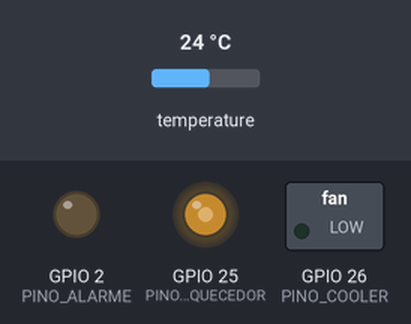
A sketch run on a simulated ESP32. Shown: switched loads named in the sketch (green lamp = pin HIGH), output pins drawn as LEDs (lit = HIGH). Inputs (shaded band) come from the test bench; at power-on: temperature 24 °C. WiFi joins after 1.5 s; servers stay silent unless stated; uploads are accepted with an empty reply; what the sketch prints to the serial monitor is not drawn.

Above: at 1.75 s.
Timing chart, 0 to 13.2 s (numbered marks = the images above):
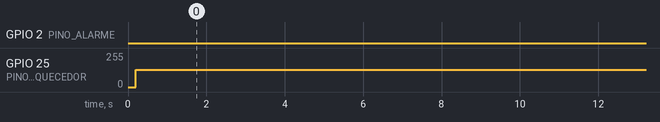

Measured:
- by itself, GPIO 25 (PINO_AQUECEDOR): 128/255 → 199/255 at 16.9 s
- by itself, GPIO 2 (PINO_ALARME): repeats every 10.0 s: LOW 1.0 s, HIGH 1.0 s, LOW 1.0 s, HIGH 1.2 s, LOW 0.80 s, HIGH 1.0 s, LOW 1.0 s, HIGH 1.0 s, LOW 1.2 s, HIGH 0.80 s

The sketch:

esp32_estufa_remoto.ino
```cpp
// =====================================================================================
// CEP REMOTO em malha fechada – estufa com ESP32
//
// O ESP32 mede a temperatura (DS18B20), junta N leituras num subgrupo e envia ao
// servidor (servidor.py) por WiFi/HTTP. O servidor roda o CEP (carta X-barra e R) e
// responde com o PWM do aquecedor e se há alarme. O ESP32 aplica a resposta: malha fechada.
//
// Segurança local: se a temperatura passar de TEMP_MAXIMA, ou o sensor falhar, o
// aquecedor desliga na hora, sem esperar o servidor. Se o servidor ficar fora do ar,
// o ESP32 segura a estufa perto do alvo com um liga/desliga simples até ele voltar.
//
// Bibliotecas (Arduino IDE > Gerenciador de Bibliotecas):
//   OneWire (Paul Stoffregen), DallasTemperature (Miles Burton), ArduinoJson 7 (Benoit Blanchon)
// Placa: "ESP32 Dev Module" (pacote esp32 da Espressif, versão 2.x ou 3.x).
// =====================================================================================

#include <WiFi.h>
#include <HTTPClient.h>
#include <OneWire.h>
#include <DallasTemperature.h>
#include <ArduinoJson.h>
#if __has_include(<esp_arduino_version.h>)
#include <esp_arduino_version.h>
#endif
#ifndef ESP_ARDUINO_VERSION_MAJOR
#define ESP_ARDUINO_VERSION_MAJOR 2
#endif

// ---------------- CONFIGURE AQUI ----------------
const char* WIFI_SSID = "NOME_DA_REDE";
const char* WIFI_SENHA = "SENHA_DA_REDE";
// O servidor.py mostra este endereço quando é iniciado ("No firmware do ESP32: ...").
const char* SERVIDOR = "http://192.168.0.10:8000/medicoes";
const char* DISPOSITIVO = "esp32-estufa";

const int N = 5;                         // medições por subgrupo (igual ao --n do servidor)
const unsigned long INTERVALO_MS = 1000; // uma leitura por segundo
const float TEMP_MAXIMA = 45.0;          // corte de segurança local, em °C
const float ALVO_LOCAL = 35.0;           // usado só se o servidor ficar fora do ar
const int FALHAS_PARA_MODO_LOCAL = 3;

const int PINO_SENSOR = 4;               // DS18B20 (dados), com resistor de 4,7 kΩ para 3,3 V
const int PINO_AQUECEDOR = 25;           // gate do MOSFET do aquecedor
const int PINO_COOLER = 26;              // transistor do cooler (opcional)
const int PINO_ALARME = 2;               // LED da placa (ou LED/buzzer externo)
const int PWM_COOLER = 0;                // 0 = desligado; ~120 deixa o ar circulando
const int PWM_FREQ = 1000;               // Hz
const int PWM_BITS = 8;                  // PWM de 0 a 255 (igual ao servidor)
const int CANAL_AQUECEDOR = 0, CANAL_COOLER = 1;   // usados só no pacote esp32 2.x
// -------------------------------------------------

OneWire barramento(PINO_SENSOR);
DallasTemperature sensores(&barramento);

float subgrupo[N];
int lidas = 0;
int pwmAtual = 128;
bool alarme = false;
int falhas = 0;
bool conversaoPendente = false;
unsigned long ultimoTick = 0;

void configurarPwm(int pino, int canal) {
#if ESP_ARDUINO_VERSION_MAJOR >= 3
  (void)canal;
  ledcAttach(pino, PWM_FREQ, PWM_BITS);
#else
  ledcSetup(canal, PWM_FREQ, PWM_BITS);
  ledcAttachPin(pino, canal);
#endif
}

void escreverPwm(int pino, int canal, int valor) {
  valor = constrain(valor, 0, 255);
#if ESP_ARDUINO_VERSION_MAJOR >= 3
  (void)canal;
  ledcWrite(pino, valor);
#else
  (void)pino;
  ledcWrite(canal, valor);
#endif
}

void aplicarAquecedor(int pwm) {
  pwmAtual = constrain(pwm, 0, 255);
  escreverPwm(PINO_AQUECEDOR, CANAL_AQUECEDOR, pwmAtual);
}

void conectarWiFi() {
  if (WiFi.status() == WL_CONNECTED) return;
  Serial.printf("Conectando ao WiFi %s", WIFI_SSID);
  WiFi.mode(WIFI_STA);
  WiFi.begin(WIFI_SSID, WIFI_SENHA);
  unsigned long inicio = millis();
  while (WiFi.status() != WL_CONNECTED && millis() - inicio < 15000) {
    delay(300);
    Serial.print(".");
  }
  if (WiFi.status() == WL_CONNECTED) {
    Serial.printf("\nConectado. IP do ESP32: %s\n", WiFi.localIP().toString().c_str());
  } else {
    Serial.println("\nSem WiFi por enquanto; tento de novo no próximo subgrupo.");
  }
}

// Envia o subgrupo e lê a decisão do servidor. Devolve false se algo falhar.
bool enviarSubgrupo() {
  conectarWiFi();
  if (WiFi.status() != WL_CONNECTED) return false;

  JsonDocument pedido;
  pedido["dispositivo"] = DISPOSITIVO;
  pedido["pwm"] = pwmAtual;
  JsonArray valores = pedido["subgrupo"].to<JsonArray>();
  for (int i = 0; i < N; i++) valores.add(roundf(subgrupo[i] * 100.0f) / 100.0f);
  String corpo;
  serializeJson(pedido, corpo);

  HTTPClient http;
  http.setTimeout(4000);
  if (!http.begin(SERVIDOR)) return false;
  http.addHeader("Content-Type", "application/json");
  int codigo = http.POST(corpo);
  String texto = codigo > 0 ? http.getString() : String();
  http.end();
  if (codigo != 200) {
    Serial.printf("Servidor respondeu %d %s\n", codigo, texto.c_str());
    return false;
  }

  JsonDocument resposta;
  if (deserializeJson(resposta, texto)) {
    Serial.println("Resposta do servidor não é um JSON válido.");
    return false;
  }
  int pwm = resposta["pwm"] | pwmAtual;
  alarme = resposta["alarme"] | false;
  const char* fase = resposta["fase"] | "?";
  const char* acao = resposta["acao"] | "?";
  const char* motivo = resposta["motivo"] | "";
  aplicarAquecedor(pwm);
  Serial.printf("[%s] %s -> PWM %d%s | %s\n", fase, acao, pwmAtual, alarme ? " ALARME" : "", motivo);
  return true;
}

// Liga/desliga simples, só enquanto o servidor estiver fora do ar.
void controleLocal(float media) {
  if (media < ALVO_LOCAL - 0.5f) aplicarAquecedor(200);
  else if (media > ALVO_LOCAL + 0.5f) aplicarAquecedor(0);
  Serial.printf("Modo local (servidor fora do ar): média %.2f -> PWM %d\n", media, pwmAtual);
}

void setup() {
  Serial.begin(115200);
  delay(200);
  pinMode(PINO_ALARME, OUTPUT);
  configurarPwm(PINO_AQUECEDOR, CANAL_AQUECEDOR);
  configurarPwm(PINO_COOLER, CANAL_COOLER);
  escreverPwm(PINO_COOLER, CANAL_COOLER, PWM_COOLER);
  aplicarAquecedor(pwmAtual);

  sensores.begin();
  if (sensores.getDeviceCount() == 0) Serial.println("ATENÇÃO: nenhum DS18B20 encontrado. Confira as ligações.");
  sensores.setResolution(12);
  sensores.setWaitForConversion(false);   // não trava o loop durante a conversão (~750 ms)
  conectarWiFi();
}

void loop() {
  unsigned long agora = millis();
  if (agora - ultimoTick < INTERVALO_MS) return;
  ultimoTick = agora;

  if (!conversaoPendente) {               // primeira passada: só pede a conversão
    sensores.requestTemperatures();
    conversaoPendente = true;
    return;
  }
  float t = sensores.getTempCByIndex(0);
  sensores.requestTemperatures();          // já pede a próxima

  if (t == DEVICE_DISCONNECTED_C || t < -50 || t > 125) {
    aplicarAquecedor(0);                   // sem leitura confiável, nada de aquecer
    alarme = true;
    Serial.println("Falha no sensor: aquecedor desligado.");
  } else if (t > TEMP_MAXIMA) {
    aplicarAquecedor(0);
    alarme = true;
    Serial.printf("%.2f °C acima de TEMP_MAXIMA: aquecedor desligado.\n", t);
    lidas = 0;
  } else {
    subgrupo[lidas++] = t;
    Serial.printf("Leitura %d/%d: %.2f °C\n", lidas, N, t);
    if (lidas == N) {
      lidas = 0;
      if (enviarSubgrupo()) {
        falhas = 0;
      } else if (++falhas >= FALHAS_PARA_MODO_LOCAL) {
        float soma = 0;
        for (int i = 0; i < N; i++) soma += subgrupo[i];
        controleLocal(soma / N);
      }
    }
  }
  // LED: aceso com alarme; piscando (1 s aceso, 1 s apagado) no modo local
  static bool fase = false;
  fase = !fase;
  bool piscar = falhas >= FALHAS_PARA_MODO_LOCAL && fase;
  digitalWrite(PINO_ALARME, (alarme || piscar) ? HIGH : LOW);
}
```
